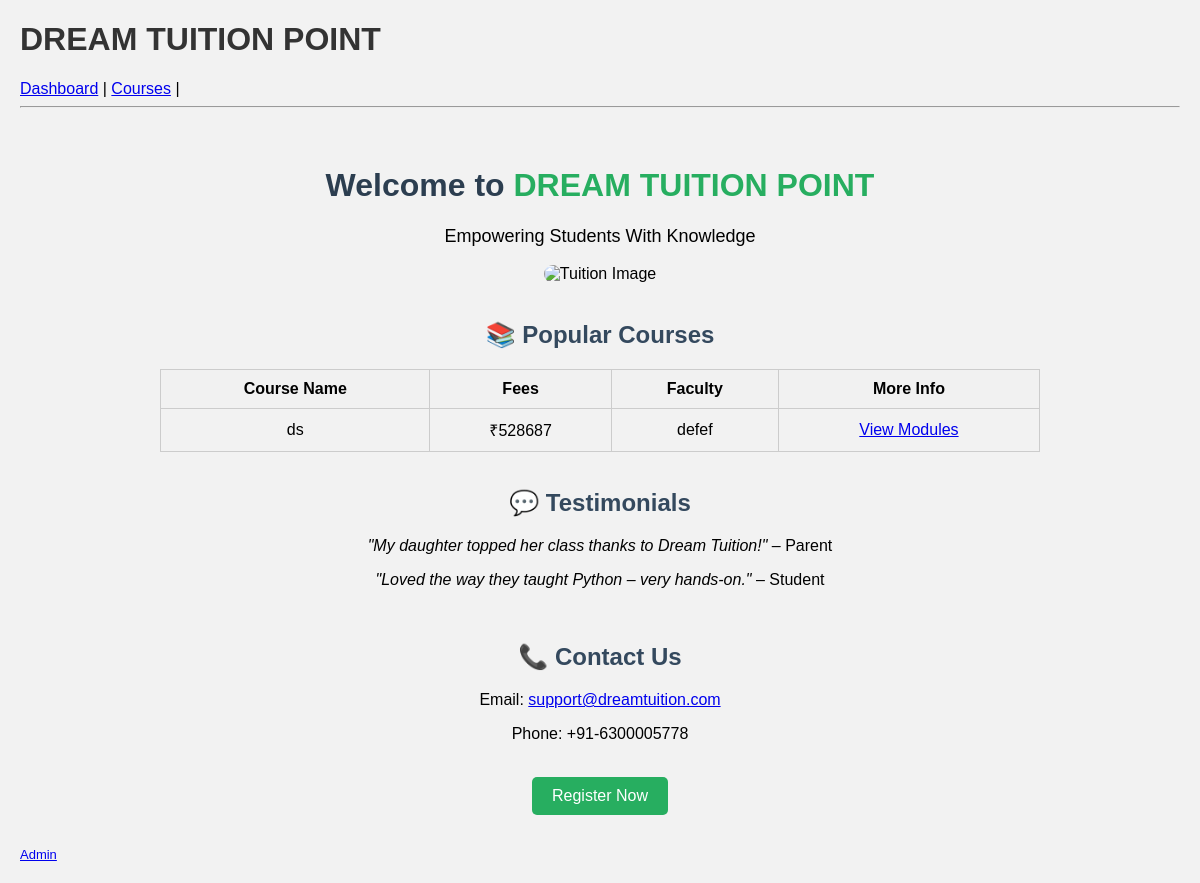
The page / on the database its author committed.
### tables this page shows
CREATE TABLE courses (
    course_id int PRIMARY KEY,
    course_name TEXT NOT NULL,
    fees INTEGER NOT NULL,
    faculty_name TEXT NOT NULL,
    datetime_value TEXT NOT NULL,
    duration TEXT NOT NULL
);

### app.py (the view)
@app.route('/')
def index():
    if session.get('role') == 'admin':
        return render_template('admin/index.html', page="home")
    else:
        conn = sqlite3.connect('database.db')
        cur = conn.cursor()
        cur.execute("SELECT * FROM courses")
        courses = cur.fetchall()
        conn.close()
        return render_template('student/student_home.html', courses=courses, page="student_home")

### app.py (called while the page is built)
@app.before_request
def set_role():
    session.setdefault('role', 'student')  # or 'student'

### templates/student/student_home.html (shortened to what this page needs)
{% extends "layout.html" %}
{% block content %}
<div class="container" style="padding: 30px; text-align: center;">
    <h1 style="color: #2c3e50;">Welcome to <span style="color: #27ae60;">DREAM TUITION POINT</span></h1>
    <p style="font-size: 18px;">Empowering Students With Knowledge</p>
    <img src="{{ url_for('static', filename='tuition.jpeg') }}" alt="Tuition Image" width="600" style="border-radius: 10px;"><br><br>
    <h2 style="color: #34495e;">📚 Popular Courses</h2>
    <table border="1" style="margin: 0 auto; border-collapse: collapse; width: 80%;">
        <tr style="background-color: #f1f1f1;">
            <th>Course Name</th>
            <th>Fees</th>
            <th>Faculty</th>
            <th>More Info</th>
        </tr>
        {% for course in courses %}
        <tr>
            <td>{{ course[1] }}</td>
            <td>₹{{ course[2] }}</td>
            <td>{{ course[3] }}</td>
            <td><a href="{{ url_for('course_details', course_id=course[0]) }}">View Modules</a></td>
        </tr>
        {% endfor %}
    </table>
    <br><h2 style="color: #34495e;">💬 Testimonials</h2>
    <p><i>"My daughter topped her class thanks to Dream Tuition!"</i> – Parent</p>
    <p><i>"Loved the way they taught Python – very hands-on."</i> – Student</p>
    <br><h2 style="color: #34495e;">📞 Contact Us</h2>
    <p>Email: <a href="mailto:support@dreamtuition.com">support@dreamtuition.com</a></p>
    <p>Phone: +91-6300005778</p>
    <br><a href="{{ url_for('add_student') }}">
        <button style="padding: 10px 20px; font-size: 16px; background-color: #27ae60; color: white; border: none; border-radius: 5px;">Register Now</button>
    </a>
</div>
{% endblock %}

### static/style.css (style rules this page uses)
body { font-family: Arial; margin: 20px; background-color: #f2f2f2; }
h1, h2 { color: #333; }
table { border-collapse: collapse; width: 70%; }
th, td { padding: 10px; border: 1px solid #ccc; }

### rows shown on the page
courses: course_name "ds", fees "528687", faculty_name "defef"
